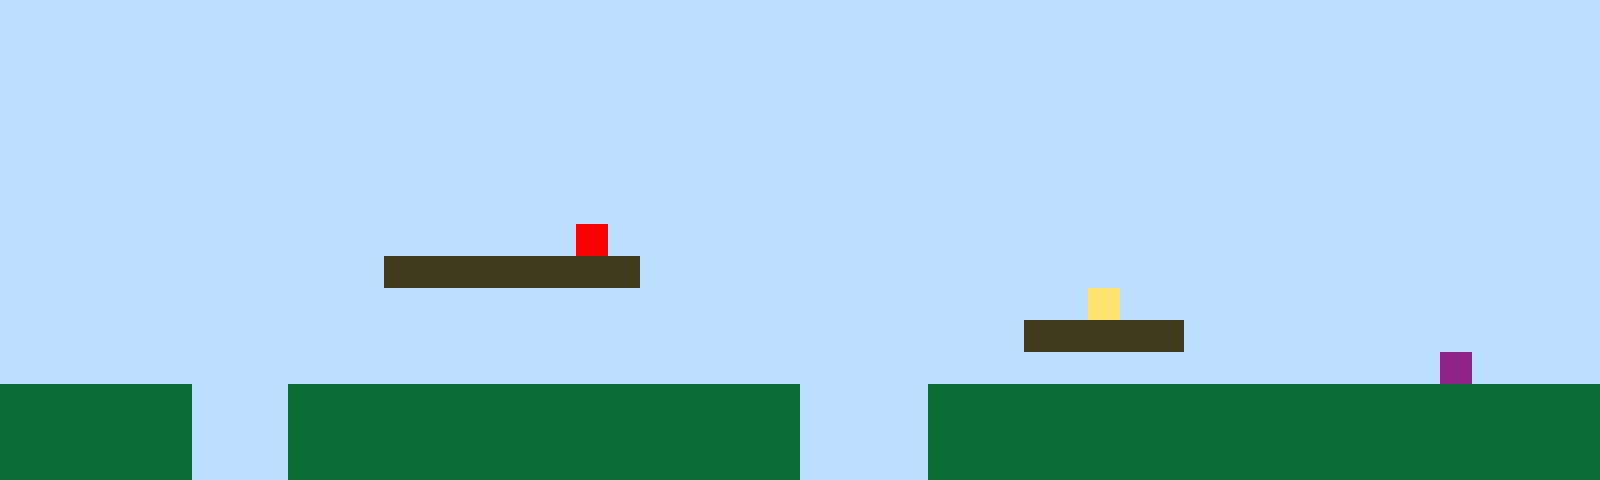

A 2D game scene composited from a Tiled map and its tileset images. What follows is a short description and the map's XML, with every tile layer's data as written:
An orthogonal 50x15 tile map with 32x32 px tiles, 1 tile layer (Tile Layer 1).

<map version="1.10" tiledversion="1.11.2" orientation="orthogonal" renderorder="right-up" width="50" height="15" tilewidth="32" tileheight="32" infinite="0" nextlayerid="2" nextobjectid="1"><editorsettings><export target="map1.csv" format="csv" /></editorsettings><tileset firstgid="1" name="sprites" tilewidth="32" tileheight="32" tilecount="6" columns="3"><image source="sprites.png" width="96" height="64" /></tileset><layer id="1" name="Tile Layer 1" width="50" height="15"><data encoding="csv">1,1,1,1,1,1,1,1,1,1,1,1,1,1,1,1,1,1,1,1,1,1,1,1,1,1,1,1,1,1,1,1,1,1,1,1,1,1,1,1,1,1,1,1,1,1,1,1,1,1,1,1,1,1,1,1,1,1,1,1,1,1,1,1,1,1,1,1,1,1,1,1,1,1,1,1,1,1,1,1,1,1,1,1,1,1,1,1,1,1,1,1,1,1,1,1,1,1,1,1,1,1,1,1,1,1,1,1,1,1,1,1,1,1,1,1,1,1,1,1,1,1,1,1,1,1,1,1,1,1,1,1,1,1,1,1,1,1,1,1,1,1,1,1,1,1,1,1,1,1,1,1,1,1,1,1,1,1,1,1,1,1,1,1,1,1,1,1,1,1,1,1,1,1,1,1,1,1,1,1,1,1,1,1,1,1,1,1,1,1,1,1,1,1,1,1,1,1,1,1,1,1,1,1,1,1,1,1,1,1,1,1,1,1,1,1,1,1,1,1,1,1,1,1,1,1,1,1,1,1,1,1,1,1,1,1,1,1,1,1,1,1,1,1,1,1,1,1,1,1,1,1,1,1,1,1,1,1,1,1,1,1,1,1,1,1,1,1,1,1,1,1,1,1,1,1,1,1,1,1,1,1,1,1,1,1,1,1,1,1,1,1,1,1,1,1,1,1,1,1,1,1,1,1,1,1,1,1,1,1,1,1,1,1,1,1,1,1,1,1,1,1,1,1,1,1,1,1,1,1,1,1,1,1,1,1,1,1,1,1,1,1,1,1,1,1,1,1,1,1,1,1,1,1,1,1,1,1,1,1,1,1,1,1,1,1,1,1,5,1,1,1,1,1,1,1,1,1,1,1,1,1,1,1,1,1,1,1,1,1,1,1,1,1,1,1,1,1,1,1,1,1,1,1,1,1,1,1,1,1,1,1,3,3,3,3,3,3,3,3,1,1,1,1,1,1,1,1,1,1,1,1,1,1,1,1,1,1,1,1,1,1,1,1,1,1,1,1,1,1,1,1,1,1,1,1,1,1,1,1,1,1,1,1,1,1,1,1,1,1,1,1,1,1,1,1,1,1,1,1,1,1,1,1,4,1,1,1,1,1,1,1,1,1,1,1,1,1,1,1,1,1,1,1,1,1,1,1,1,1,1,1,1,1,1,1,1,1,1,1,1,1,1,1,1,1,1,1,1,1,1,1,3,3,3,3,3,1,1,1,1,1,1,1,1,1,1,1,1,1,1,1,1,1,1,1,1,1,1,1,1,1,1,1,1,1,1,1,1,1,1,1,1,1,1,1,1,1,1,1,1,1,1,1,1,1,1,1,1,1,1,1,1,1,1,6,1,1,1,1,2,2,2,2,2,2,1,1,1,2,2,2,2,2,2,2,2,2,2,2,2,2,2,2,2,1,1,1,1,2,2,2,2,2,2,2,2,2,2,2,2,2,2,2,2,2,2,2,2,2,2,2,2,2,2,2,1,1,1,2,2,2,2,2,2,2,2,2,2,2,2,2,2,2,2,1,1,1,1,2,2,2,2,2,2,2,2,2,2,2,2,2,2,2,2,2,2,2,2,2,2,2,2,2,2,2,1,1,1,2,2,2,2,2,2,2,2,2,2,2,2,2,2,2,2,1,1,1,1,2,2,2,2,2,2,2,2,2,2,2,2,2,2,2,2,2,2,2,2,2</data></layer></map>
